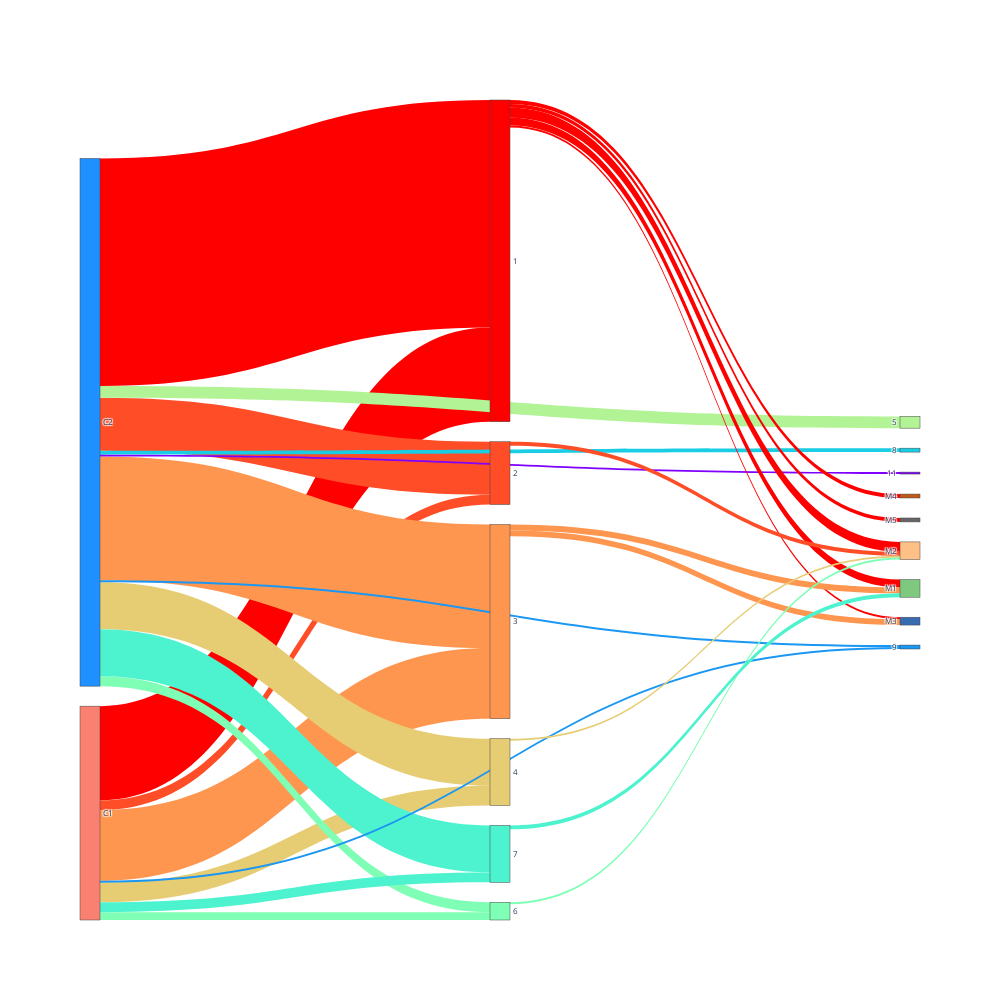

This figure's notebook cell:
### Code cell
### sankey
### sankey
color_sankey1 = ['salmon','dodgerblue']
color_sankey2 = mpl.cm.rainbow_r(np.linspace(0,1,11))
color_sankey22 = [mpl.colors.rgb2hex(i,keep_alpha=False) for i in color_sankey2]
color_sankey3 = mpl.cm.Accent(np.linspace(0,1,5))
color_sankey33 = [mpl.colors.rgb2hex(i,keep_alpha=False) for i in color_sankey3]

nodes = dict(label = ['C1','C2','1','2','3','4','5','6','7','8','9','10','11','M1','M2','M3','M4','M5'],
# label = ['' for i in range(17)],
             color = color_sankey1 + color_sankey22 + color_sankey33
             )
ss = []
ts = []
vs = []
cs = []

for i in range(MMB_ctype_cp.shape[0]):
    for j in range(MMB_ctype_cp.shape[1]):
        ss.append(j)
        ts.append(2+i)
        vs.append(MMB_ctype_cp[i,j])
        cs.append(color_sankey22[i])
            

for i in range(MMB_ME_cp.shape[0]):
    for j in range(MMB_ME_cp.shape[1]):
        ss.append(2+i)
        ts.append(13+j)
        vs.append(MMB_ME_cp[i,j])
        cs.append(color_sankey22[i])
            

links = dict(
        source = ss,
        target = ts,
        value = vs,
        color = cs
    )
layout = go.Layout(
    width = 1000,
    height = 1000,
    font_size = 8
)
data = go.Sankey(node = nodes, link = links)
# data = go.Sankey(node = nodes, link = links)
fig = go.Figure(data,layout=layout)
fig.show()
# pio.write_image(fig,'figs_stats/fun_pattern_all.png',width=400,height=500,scale=3)

### Figure 1 — Plotly figure (JSON) as saved in the notebook; plotly's stock layout.template omitted (floating-point values rounded to 4 significant figures)
{"data": [{"link": {"color": ["#ff0000", "#ff0000", "#ff4d27", "#ff4d27", "#ff964f", "#ff964f", "#e6cd73", "#e6cd73", "#b2f396", "#b2f396", "#7effb5", "#7effb5", "#4df3ce", "#4df3ce", "#19cde4", "#19cde4", "#1a96f3", "#1a96f3", "#4e4dfc", "#4e4dfc", "#8000ff", "#8000ff", "#ff0000", "#ff0000", "#ff0000", "#ff0000", "#ff0000", "#ff4d27", "#ff4d27", "#ff4d27", "#ff4d27", "#ff4d27", "#ff964f", "#ff964f", "#ff964f", "#ff964f", "#ff964f", "#e6cd73", "#e6cd73", "#e6cd73", "#e6cd73", "#e6cd73", "#b2f396", "#b2f396", "#b2f396", "#b2f396", "#b2f396", "#7effb5", "#7effb5", "#7effb5", "#7effb5", "#7effb5", "#4df3ce", "#4df3ce", "#4df3ce", "#4df3ce", "#4df3ce", "#19cde4", "#19cde4", "#19cde4", "#19cde4", "#19cde4", "#1a96f3", "#1a96f3", "#1a96f3", "#1a96f3", "#1a96f3", "#4e4dfc", "#4e4dfc", "#4e4dfc", "#4e4dfc", "#4e4dfc", "#8000ff", "#8000ff", "#8000ff", "#8000ff", "#8000ff"], "source": [0, 1, 0, 1, 0, 1, 0, 1, 0, 1, 0, 1, 0, 1, 0, 1, 0, 1, 0, 1, 0, 1, 2, 2, 2, 2, 2, 3, 3, 3, 3, 3, 4, 4, 4, 4, 4, 5, 5, 5, 5, 5, 6, 6, 6, 6, 6, 7, 7, 7, 7, 7, 8, 8, 8, 8, 8, 9, 9, 9, 9, 9, 10, 10, 10, 10, 10, 11, 11, 11, 11, 11, 12, 12, 12, 12, 12], "target": [2, 2, 3, 3, 4, 4, 5, 5, 6, 6, 7, 7, 8, 8, 9, 9, 10, 10, 11, 11, 12, 12, 13, 14, 15, 16, 17, 13, 14, 15, 16, 17, 13, 14, 15, 16, 17, 13, 14, 15, 16, 17, 13, 14, 15, 16, 17, 13, 14, 15, 16, 17, 13, 14, 15, 16, 17, 13, 14, 15, 16, 17, 13, 14, 15, 16, 17, 13, 14, 15, 16, 17, 13, 14, 15, 16, 17], "value": [48, 116, 5, 27, 36, 63, 10, 24, 0, 6, 4, 5, 5, 24, 0, 2, 1, 1, 0, 0, 0, 1, 4, 5, 1, 2, 2, 0, 2, 0, 0, 0, 3, 0, 3, 0, 0, 0, 1, 0, 0, 0, 0, 0, 0, 0, 0, 0, 1, 0, 0, 0, 2, 0, 0, 0, 0, 0, 0, 0, 0, 0, 0, 0, 0, 0, 0, 0, 0, 0, 0, 0, 0, 0, 0, 0, 0]}, "node": {"color": ["salmon", "dodgerblue", "#ff0000", "#ff4d27", "#ff964f", "#e6cd73", "#b2f396", "#7effb5", "#4df3ce", "#19cde4", "#1a96f3", "#4e4dfc", "#8000ff", "#7fc97f", "#fdc086", "#386cb0", "#bf5b17", "#666666"], "label": ["C1", "C2", "1", "2", "3", "4", "5", "6", "7", "8", "9", "10", "11", "M1", "M2", "M3", "M4", "M5"]}, "type": "sankey"}], "layout": {"font": {"size": 8}, "height": 1000, "width": 1000}}
